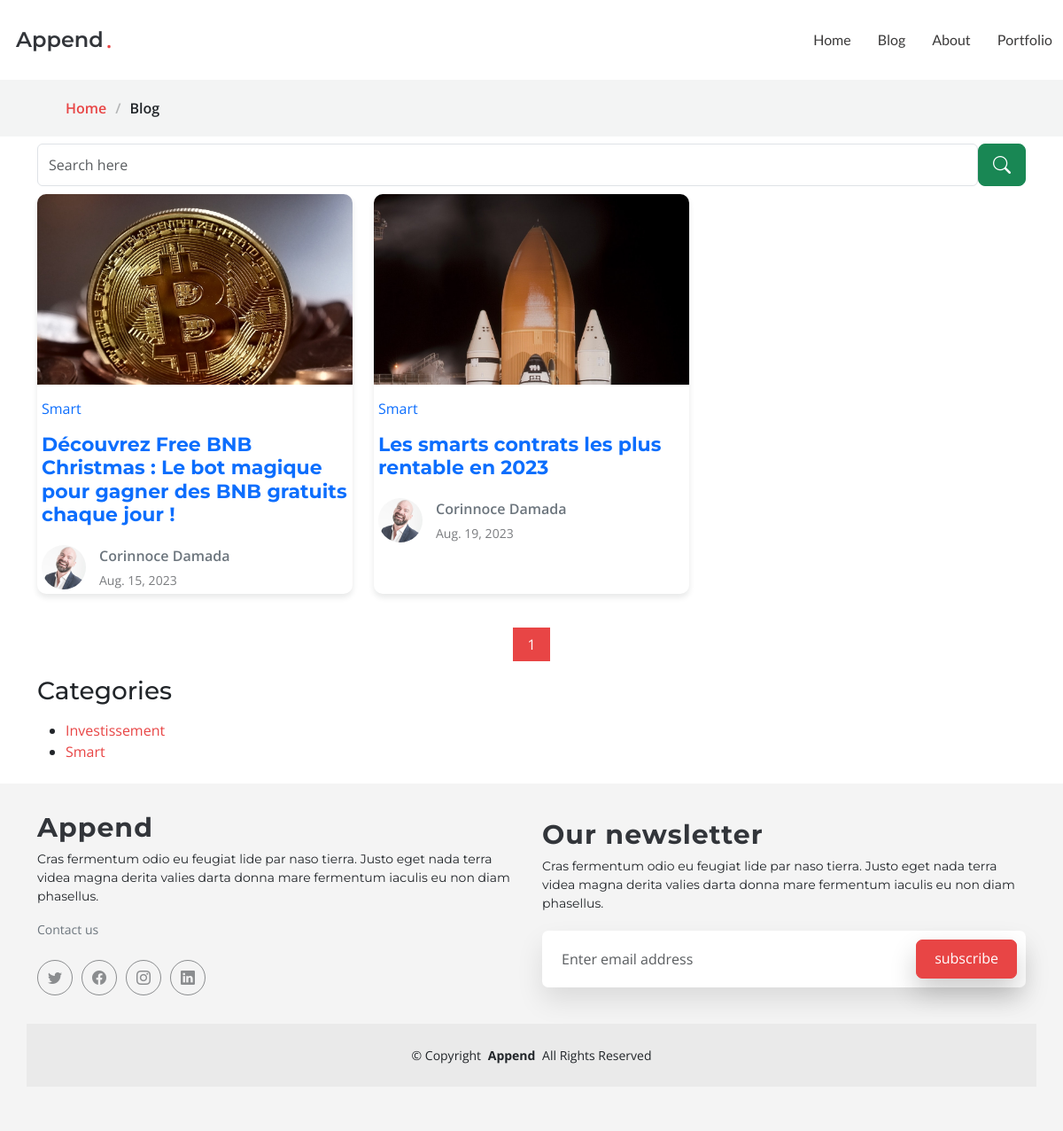
The app's page /articles/?category=smart with its own data.
### article/models.py (models this page shows, shortened)
class Article(models.Model):
    title = models.CharField(max_length=300)
    category = models.ForeignKey(Category, on_delete=models.CASCADE)
    picture = models.ImageField(upload_to='images/articles/',blank=True, null=True)
    cloudpicture = models.CharField(max_length=3000,blank=True)
    description = models.TextField(blank=True, null=True)
    slug = models.SlugField(max_length=1000,blank=True, null=True)
    author = models.ForeignKey(Author,on_delete=models.CASCADE)
    created_at = models.DateTimeField(auto_now=True)
    sendmail = models.BooleanField(default=True)
    published = models.BooleanField(default=False)
    created_at = models.DateField(auto_now=True, auto_now_add=False)

class Category(models.Model):
    name = models.CharField(max_length=254)
    picture = models.ImageField(upload_to='images/categories/',blank=True, null=True)
    cloudpicture = models.CharField(max_length=3000,blank=True)
    slug = models.SlugField(max_length=1000,blank=True, null=True)

class Author(models.Model):
    name = models.CharField(max_length=500)
    picture = models.ImageField(upload_to='images/authors/',blank=True, null=True)
    cloudpicture = models.CharField(max_length=10000,null=True,blank=True)
    description = models.TextField(blank=True)
    facebook = models.CharField(max_length=50000, blank=True, null=True)
    twitter = models.CharField(max_length=50000, blank=True, null=True)
    whatsapp = models.CharField(max_length=50000, blank=True, null=True)

### article/views.py (the view)
# urls.py: path('',blog,name="blog"),
def blog(request):
    articles = Article.objects.filter(published=True)
    if category:=request.GET.get('category'):
        articles = Article.objects.filter(published=True,category=get_object_or_404(Category,slug=category))
    if tag:=request.GET.get('tag'):
        articles = Article.objects.filter(Q(title__icontains=tag)|Q(description__icontains=tag),published=True)
    if article:=request.GET.get('article'):
        articles = Article.objects.filter(Q(title__icontains=article)|Q(description__icontains=article),published=True)
    articles = paginate(request,articles,3)
    return render(request,'articles/index.html',{'articles':articles,'categorys':get_category()})

### article/models.py (called while the page is built)
def paginate(request,objects,nbre):
    paginator = Paginator(objects,nbre)
    page = request.GET.get('page')
    return paginator.get_page(page)

def get_category():
    return Category.objects.all()

### templates/articles/index.html (shortened to what this page needs)
{% extends 'base.html' %}
{% load static %}
{% block content %}
<div data-aos="fade" class="page-title">
    <nav class="breadcrumbs">
        <div class="container">
        <ol>
            <li><a href="index.html">Home</a></li>
            <li class="current">Blog</li>
        </ol>
        </div>
    </nav>
    </div>
    <div class="container mb-2 mt-2">
        <form method="GET" action="{% url 'blog' %}">
            <div class="d-flex">
                <input class="form-control" placeholder="Search here" type="text" name="article">
                <button class="btn btn-success btn-lg" ><i class="bi bi-search"></i></button>
            </div>
        </form>
    </div>
    {% include 'inc/blog.html' %}
    <div class="container">
        <h3>Categories</h3>
        <ul class="mt-3">
            {% for category in categorys %}
                <li>
                    <a href="{% url 'blog' %}?category={{category.slug}}">{{category.name}}</a>
                </li>
            {% endfor %}
        </ul>
    </div>
{% endblock content %}

### templates/inc/blog.html (shortened to what this page needs)
{% load static %}
    <section id="blog" class="blog mb-2">
        <div class="container" data-aos="fade-up" data-aos-delay="100">
            <div class="row gy-4 posts-list">
                {% for article in articles %}
                    <div class="col-xl-4 mb-2 col-lg-6">
                        <article>
                          <a href="{% url 'detail' article.slug %}">
                          <div class="post-img">
                              {% if article.picture %}
                                <img src="{{article.picture.url}}" alt="" class="img-fluid">
                              {% elif article.cloudpicture %}
                                <img src="{{article.cloudpicture}}" alt="" class="img-fluid">
                              {% elif article.category.picture.url %}
                                <img src="{{article.category.picture.url}}" alt="" class="img-fluid">
                              {% else %}
                                <img src="{{article.category.cloudpicture}}" alt="" class="img-fluid">
                              {% endif %}
                          </div>
                          <p class=" text-primary ">{{article.category.name}}</p>
                          <h2 class="title  text-primary ">
                              {{article.title}}
                          </h2>
                          <div class="d-flex align-items-center">
                            {% if article.author.cloudpicture %}
                              <img src="{{article.author.cloudpicture}}" alt="" class="img-fluid post-author-img flex-shrink-0">
                            {% elif article.author.picture.url %}
                              <img src="{{article.author.picture.url}}" alt="" class="img-fluid post-author-img flex-shrink-0">
                            {% else %}
                              <img src="{% static 'assets/img/blog/blog-author.jpg' %}" alt="" class="img-fluid post-author-img flex-shrink-0">
                            {% endif %}
                              <div class="post-meta">
                              <p class="post-author text-secondary">{{article.author.name}}</p>
                              <p class="post-date">
                                  <time datetime="2022-01-01">{{article.created_at}}</time>
                              </p>
                              </div>
                          </div>
                          </a>
                        </article>
                    </div>
                {% endfor %}
            </div>
            <div class="pagination mb-2 d-flex justify-content-center">
            <ul>
                <li class="active"><a href="#">{{articles.number}}</a></li>
            </ul>
            </div>
        </div>
    </section>

### static/assets/css/main.css (style rules this page uses)
:root { --font-default: "Open Sans", system-ui, -apple-system, "Segoe UI", Roboto, "Helvetica Neue", Arial, "Noto Sans", "Liberation Sans", sans-serif, "Apple Color Emoji", "Segoe UI Emoji", "Segoe UI Symbol", "Noto Color Emoji"; --font-primary: "Montserrat", sans-serif; --font-secondary: "Lato", sans-serif; }
:root { --color-default: #212529; --color-default-rgb: 33, 37, 41; --color-background: #ffffff; --color-background-rgb: 255, 255, 255; --color-primary: #e84545; --color-primary-rgb: 232, 69, 69; --color-secondary: #32353a; --color-secondary-rgb: 50, 53, 58; --color-box-background: #ffffff; --color-box-background-rgb: 255, 255, 255; --color-inverse: #ffffff; --color-inverse-rgb: 255, 255, 255; }
:root { --color-nav: #3a3939; --color-nav-hover: #e84545; --color-nav-dropdown: #3a3939; --color-nav-dropdown-hover: #e84545; --color-nav-dropdown-background: #ffffff; --color-nav-mobile-background: #ffffff; }
:root { scroll-behavior: smooth; }
body { color: var(--color-default); background-color: var(--color-background); font-family: var(--font-default); }
a { color: var(--color-primary); text-decoration: none; transition: 0.3s; }
h1, h2, h3, h4, h5, h6 { font-family: var(--font-primary); }
section { color: var(--color-default); background-color: var(--color-background); padding: 1px; overflow: clip; }
.page-title { --color-box-background: rgba(var(--color-default-rgb), .05); color: var(--color-default); background-color: var(--color-background); }
.page-title nav { background-color: var(--color-box-background); padding: 20px 0; }
.page-title nav ol { display: flex; flex-wrap: wrap; list-style: none; margin: 0; font-size: 16px; font-weight: 600; }
.page-title nav ol li+li { padding-left: 10px; }
.page-title nav ol li+li::before { content: "/"; display: inline-block; padding-right: 10px; color: rgba(var(--color-default-rgb), 0.3); }
section { scroll-margin-top: 90px; }
.blog .posts-list article { box-shadow: 0 4px 6px rgba(var(--color-default-rgb), 0.1); padding: 5px; height: 100%; border-radius: 10px; overflow: hidden; }
.blog .posts-list .post-img { max-height: 240px; margin: -30px -30px 15px -30px; overflow: hidden; }
.blog .posts-list .title { font-size: 22px; font-weight: 700; padding: 0; margin: 0 0 20px 0; }
.blog .posts-list .post-author-img { width: 50px; border-radius: 50%; margin-right: 15px; }
.blog .posts-list .post-author { font-weight: 600; margin-bottom: 5px; }
.blog .posts-list .post-date { font-size: 14px; color: rgba(var(--color-default-rgb), 0.6); margin-bottom: 0; }
.blog .pagination { margin-top: 30px; color: rgba(var(--color-default-rgb), 0.6); }
.blog .pagination ul { display: flex; padding: 0; margin: 0; list-style: none; }
.blog .pagination li { margin: 0 5px; transition: 0.3s; }
.blog .pagination li a { color: rgba(var(--color-default-rgb), 0.6); padding: 7px 16px; display: flex; align-items: center; justify-content: center; }
.blog .pagination li.active, .blog .pagination li:hover { background: var(--color-primary); color: var(--color-inverse); }
.blog .pagination li.active a, .blog .pagination li:hover a { color: var(--color-inverse); }

### records on screen
Article: picture (picture), category.name "Smart", title "Découvrez Free BNB Christmas : Le bot magique pour gagner des BNB gratuits chaque jour !", author.picture (picture), author.name "Corinnoce Damada", created_at "Aug. 15, 2023"
Article: category.picture (picture), category.name "Smart", title "Les smarts contrats les plus rentable en 2023", author.picture (picture), author.name "Corinnoce Damada", created_at "Aug. 19, 2023"
Category: name "Investissement"
Category: name "Smart"

### other values on screen
{{ articles.number }} "1"
